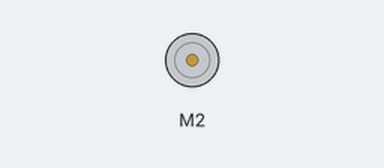
Simulated run of this sketch. Board: Arduino Uno, built with avr-gcc and run on an emulated ATmega328P. Parts: DC motor (green arrow = forward, orange = backward, longer = faster).

Above: at 0.1 s.
At 9.1 s:
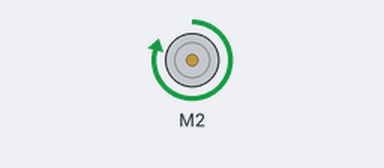
Timing chart, 0 to 10.6 s (numbered marks = the images above):
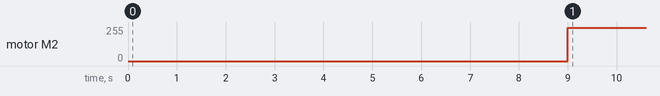

Measured:
- by itself, motor M2: stopped → forward 250/255 at 9.0 s

The sketch:

motor1.ino
```cpp
// (licence header left out)
#include "MeOrion.h"
#include <Arduino.h>
#include <Wire.h>
#include <SoftwareSerial.h>

MeUltrasonicSensor ultraSensor(PORT_4); /* Ultrasonic module can ONLY be connected to port 3, 4, 6, 7, 8 of base shield. */
MeEncoderMotor encoder_2_1(0x09,1);
MeEncoderMotor encoder_2_2(0x09,2);
MeLineFollower lineFinder(PORT_6); /* Line Finder module can only be connected to PORT_3, PORT_4, PORT_5, PORT_6 of base shield. */

//MeDCMotor Holder(M1);
MeEncoderMotor encoder_1_1(0x09,1);
MeDCMotor Hand(M2);
int HandSpeed = 250;
int HolderSpeed = 250;

int distance;
int pickedUp = 1;


void runStraight(){
    encoder_2_1.move(50,abs(50));
    encoder_2_2.move(50,abs(50)); // DISTANCE + speed

}

void backUp(){
    encoder_2_1.move(10,-30);
    encoder_2_2.move(10,-30);

}

void turnLeft(){
//    encoder_2_1.runSpeed(0);
    encoder_2_1.move(50,-100);
    encoder_2_2.move(50,abs(100));

}

void turnRight(){
    encoder_2_1.move(50,abs(100)); //
//    encoder_2_2.runSpeed(0);
    encoder_2_2.move(50,-100);

}

void Holder_up()
{
  encoder_1_1.move(150,-100);


}
void Holder_down()
{
  encoder_1_1.move(250,200);

}

void Holder_stop(){
  encoder_1_1.runSpeed(0);
}

void Hand_close()
{
  Hand.run(-HandSpeed);

}
void Hand_open()
{
  Hand.run(HandSpeed);

}

void Hand_stop(){
  Hand.run(0);
}


void setup()
{
  Serial.begin(9600);
  encoder_1_1.begin();
  encoder_1_1.runSpeed(0);

  encoder_2_1.begin();
  encoder_2_1.runSpeed(0);

  encoder_2_2.begin();
  encoder_2_2.runSpeed(0);
}


void loop()
{
//  Serial.print("Distance : ");
//  Serial.print(ultraSensor.distanceCm() );
//
//  distance = ultraSensor.distanceCm();
//  if(distance < 17){
//    delay(2000);
//    Holder_down();
//    delay(4000);
//
//    Holder_stop();
//
//    Hand_close();
//    delay(2000);
////    Hand_open();
////    delay(1000);
////    Hand_stop();
////    delay(1000);
//    Holder_up();
//
//    delay(5000);
////    Holder_stop();
//
//    pickedUp = 1;
//  }

    delay(5000);
    Holder_down();
    delay(2000);

    Holder_stop();

//    Hand_close();
    delay(2000);
    Hand_open();
//    delay(1000);
//    Hand_stop();
//    delay(1000);
//    Holder_up();

    delay(1000);
//    Holder_stop();


//    runStraight();
//
//    int sensorState = lineFinder.readSensors();
//    switch(sensorState)
//    {
//      case S1_IN_S2_IN: {
//        Serial.println("Sensor 1 and 2 are inside of black line");
//        runStraight();
//
//        break;
//      }
//      case S1_IN_S2_OUT: {
//        Serial.println("Sensor 2 is outside of black line");
//
//        turnRight();
//        delay(50);
//        break;
//      }
//      case S1_OUT_S2_IN: {
//        Serial.println("Sensor 1 is outside of black line");
//        turnLeft();
//        delay(50);
//        break;
//      }
//      case S1_OUT_S2_OUT: {
//        Serial.println("Sensor 1 and 2 are outside of black line");
//        backUp();
//        delay(50);
//        break;
//      }
//      default: break;
//    }
//
}
```
